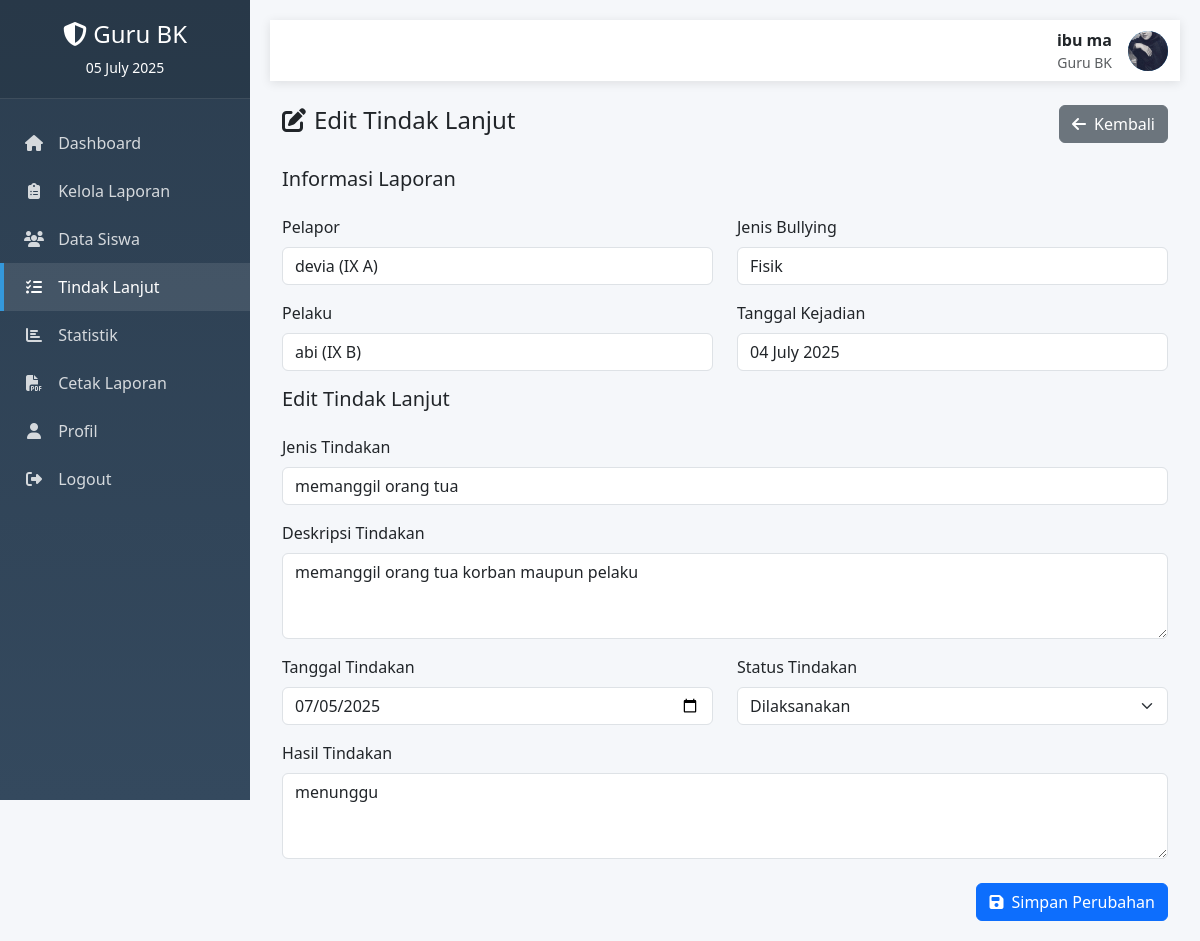
The page /teacher/edit_tindak_lanjut.php?id=8 (signed in) on the database its author committed.
### tables this page shows
CREATE TABLE `guru_bk` (
  `id_guru` int(11) NOT NULL,
  `nip` varchar(18) NOT NULL,
  `nama_guru` varchar(100) NOT NULL,
  `username` varchar(50) NOT NULL,
  `password` varchar(255) NOT NULL,
  `foto` varchar(255) DEFAULT NULL,
  `status` enum('Aktif','Tidak Aktif') DEFAULT 'Aktif',
  `created_at` timestamp NOT NULL DEFAULT current_timestamp(),
  `updated_at` timestamp NOT NULL DEFAULT current_timestamp() ON UPDATE current_timestamp()
);

CREATE TABLE `tindak_lanjut` (
  `id_tindak_lanjut` int(11) NOT NULL,
  `id_laporan` int(11) NOT NULL,
  `jenis_tindakan` varchar(100) NOT NULL,
  `deskripsi_tindakan` text NOT NULL,
  `tanggal_tindakan` date NOT NULL,
  `id_guru_pelaksana` int(11) NOT NULL,
  `status_tindakan` enum('Direncanakan','Dilaksanakan','Selesai') DEFAULT 'Direncanakan',
  `hasil_tindakan` text DEFAULT NULL,
  `created_at` timestamp NOT NULL DEFAULT current_timestamp()
);

CREATE TABLE `siswa` (
  `id_siswa` int(11) NOT NULL,
  `nisn` varchar(10) NOT NULL COMMENT 'Nomor Induk Siswa Nasional',
  `nama_siswa` varchar(100) NOT NULL,
  `kelas` varchar(10) NOT NULL,
  `jenis_kelamin` enum('Laki-laki','Perempuan') NOT NULL,
  `alamat` text DEFAULT NULL,
  `no_hp_ortu` varchar(15) NOT NULL,
  `password` varchar(255) NOT NULL,
  `foto` varchar(255) DEFAULT NULL,
  `status` enum('Aktif','Tidak Aktif') DEFAULT 'Aktif',
  `created_at` timestamp NOT NULL DEFAULT current_timestamp(),
  `updated_at` timestamp NOT NULL DEFAULT current_timestamp() ON UPDATE current_timestamp()
);

CREATE TABLE `laporan_bullying` (
  `id_laporan` int(11) NOT NULL,
  `id_siswa_pelapor` int(11) NOT NULL,
  `nama_pelaku` varchar(100) NOT NULL,
  `kelas_pelaku` varchar(10) NOT NULL,
  `jenis_bullying` enum('Fisik','Verbal','Sosial','Cyber') NOT NULL,
  `tingkat_bullying` enum('Ringan','Sedang','Berat') NOT NULL,
  `deskripsi_kejadian` text NOT NULL,
  `lokasi_kejadian` varchar(255) NOT NULL,
  `tanggal_kejadian` date NOT NULL,
  `waktu_kejadian` time DEFAULT NULL,
  `saksi` varchar(255) DEFAULT NULL,
  `status_laporan` enum('Menunggu','Diproses','Selesai','Ditolak') DEFAULT 'Menunggu',
  `id_guru_penangani` int(11) DEFAULT NULL,
  `catatan_guru` text DEFAULT NULL,
  `tanggal_penanganan` datetime DEFAULT NULL,
  `created_at` timestamp NOT NULL DEFAULT current_timestamp(),
  `updated_at` timestamp NOT NULL DEFAULT current_timestamp() ON UPDATE current_timestamp(),
  `id_siswa_pelaku` int(11) DEFAULT NULL
);

### config/koneksi.php (called while the page is built, shortened)
<?php
$conn = new mysqli(DB_HOST, DB_USER, DB_PASS, DB_NAME);
$conn->set_charset("utf8");
function get_logged_in_user() {
    global $conn;
    $user_id = $_SESSION['user_id'];
    $user_type = $_SESSION['user_type'];
    if ($user_type == 'siswa') {
        $stmt = $conn->prepare("SELECT * FROM siswa WHERE id_siswa = ?");
        $stmt->bind_param("i", $user_id);
    } else {
        $stmt = $conn->prepare("SELECT * FROM guru_bk WHERE id_guru = ?");
        $stmt->bind_param("i", $user_id);
    }
    $stmt->execute();
    $result = $stmt->get_result();
    if ($result->num_rows > 0) {
        return $result->fetch_assoc();
    }
    return null;
}
?>

### teacher/edit_tindak_lanjut.php (the view, shortened to what this page needs)
<?php
require_once '../config/koneksi.php';
$guru = get_logged_in_user();
$id_tindak_lanjut = isset($_GET['id']) ? (int)$_GET['id'] : 0;
$query = "SELECT tl.*, lb.*,
          s.nama_siswa as nama_pelapor, s.kelas as kelas_pelapor, s.nisn as nisn_pelapor,
          gb.nama_guru as nama_guru_pelaksana,
          lb.nama_pelaku, lb.kelas_pelaku
          FROM tindak_lanjut tl
          JOIN laporan_bullying lb ON tl.id_laporan = lb.id_laporan
          JOIN siswa s ON lb.id_siswa_pelapor = s.id_siswa
          LEFT JOIN guru_bk gb ON tl.id_guru_pelaksana = gb.id_guru
          WHERE tl.id_tindak_lanjut = ?";
$stmt = $conn->prepare($query);
$stmt->bind_param("i", $id_tindak_lanjut);
$stmt->execute();
$result = $stmt->get_result();
$tindak = $result->fetch_assoc();
?>
<!DOCTYPE html>
<html lang="id">
<head>
    <link rel="stylesheet" href="https://cdnjs.cloudflare.com/ajax/libs/font-awesome/6.4.0/css/all.min.css">
    <link href="https://cdn.jsdelivr.net/npm/bootstrap@5.3.0/dist/css/bootstrap.min.css" rel="stylesheet">
</head>
<body>
   <div class="sidebar">
        <div class="sidebar-header text-center">
            <h4><i class="fas fa-shield-alt"></i> Guru BK</h4>
            <p class="mb-0 small"><?= date('d F Y') ?></p>
        </div>
        <div class="sidebar-menu">
            <a href="dashboard.php"><i class="fas fa-home"></i> Dashboard</a>
            <a href="kelola_laporan.php"><i class="fas fa-clipboard-list"></i> Kelola Laporan</a>
            <a href="kelola_siswa.php"><i class="fas fa-users"></i> Data Siswa</a>
            <a href="tindak_lanjut.php" class="active"><i class="fas fa-tasks"></i> Tindak Lanjut</a>
            <a href="statistik.php"><i class="fas fa-chart-bar"></i> Statistik</a>
            <a href="cetak_laporan.php"><i class="fas fa-file-pdf"></i> Cetak Laporan</a>
            <a href="profile.php"><i class="fas fa-user"></i> Profil</a>
            <a href="../logout.php"><i class="fas fa-sign-out-alt"></i> Logout</a>
        </div>
    </div>
    <div class="main-content">
        <nav class="navbar navbar-expand-lg navbar-light navbar-custom mb-4">
            <div class="container-fluid">
                 <div class="d-flex align-items-center ms-auto">
                    <div class="me-3 text-end">
                        <div class="fw-bold"><?= htmlspecialchars($guru['nama_guru']) ?></div>
                        <div class="small text-muted">Guru BK</div>
                    </div>
                    <div class="user-avatar">
                        <?php if (!empty($guru['foto'])): ?>
                            <img src="../assets/uploads/foto_guru/<?= htmlspecialchars($guru['foto']) ?>" alt="Foto Profil" class="foto-siswa">
                        <?php else: ?>
                            <?= strtoupper(substr($guru['nama_guru'], 0, 1)) ?>
                        <?php endif; ?>
                    </div>
                </div>
            </div>
        </nav>
        <div class="container-fluid">
            <div class="d-flex justify-content-between align-items-center mb-4">
                <h4><i class="fas fa-edit me-2"></i>Edit Tindak Lanjut</h4>
                <a href="detail_tindak_lanjut.php?id=<?= $id_tindak_lanjut ?>" class="btn btn-secondary">
                    <i class="fas fa-arrow-left me-2"></i>Kembali
                </a>
            </div>
            <div class="form-container">
                <div class="form-section">
                    <h5 class="mb-4">Informasi Laporan</h5>
                    <div class="row">
                        <div class="col-md-6">
                            <div class="mb-3">
                                <label class="form-label">Pelapor</label>
                                <input type="text" class="form-control" value="<?= htmlspecialchars($tindak['nama_pelapor']) ?> (<?= htmlspecialchars($tindak['kelas_pelapor']) ?>)" readonly>
                            </div>
                            <div class="mb-3">
                                <label class="form-label">Pelaku</label>
                                <input type="text" class="form-control" value="<?= htmlspecialchars($tindak['nama_pelaku']) ?> (<?= htmlspecialchars($tindak['kelas_pelaku']) ?>)" readonly>
                            </div>
                        </div>
                        <div class="col-md-6">
                            <div class="mb-3">
                                <label class="form-label">Jenis Bullying</label>
                                <input type="text" class="form-control" value="<?= htmlspecialchars($tindak['jenis_bullying']) ?>" readonly>
                            </div>
                            <div class="mb-3">
                                <label class="form-label">Tanggal Kejadian</label>
                                <input type="text" class="form-control" value="<?= date('d F Y', strtotime($tindak['tanggal_kejadian'])) ?>" readonly>
                            </div>
                        </div>
                    </div>
                </div>
                <div class="form-section">
                    <h5 class="mb-4">Edit Tindak Lanjut</h5>
                    <form method="POST">
                        <div class="mb-3">
                            <label for="jenis_tindakan" class="form-label">Jenis Tindakan</label>
                            <input type="text" class="form-control" id="jenis_tindakan" name="jenis_tindakan"
                                   value="<?= htmlspecialchars($tindak['jenis_tindakan']) ?>" required>
                        </div>
                        <div class="mb-3">
                            <label for="deskripsi_tindakan" class="form-label">Deskripsi Tindakan</label>
                            <textarea class="form-control" id="deskripsi_tindakan" name="deskripsi_tindakan"
                                      rows="3" required><?= htmlspecialchars($tindak['deskripsi_tindakan']) ?></textarea>
                        </div>
                        <div class="row">
                            <div class="col-md-6 mb-3">
                                <label for="tanggal_tindakan" class="form-label">Tanggal Tindakan</label>
                                <input type="date" class="form-control" id="tanggal_tindakan" name="tanggal_tindakan"
                                       value="<?= htmlspecialchars($tindak['tanggal_tindakan']) ?>" required>
                            </div>
                            <div class="col-md-6 mb-3">
                                <label for="status_tindakan" class="form-label">Status Tindakan</label>
                                <select class="form-select" id="status_tindakan" name="status_tindakan" required>
                                    <option value="Dilaksanakan" <?= $tindak['status_tindakan'] == 'Dilaksanakan' ? 'selected' : '' ?>>Dilaksanakan</option>
                                </select>
                            </div>
                        </div>
                        <div class="mb-3">
                            <label for="hasil_tindakan" class="form-label">Hasil Tindakan</label>
                            <textarea class="form-control" id="hasil_tindakan" name="hasil_tindakan"
                                      rows="3"><?= htmlspecialchars($tindak['hasil_tindakan']) ?></textarea>
                        </div>
                        <div class="d-flex justify-content-end mt-4">
                            <button type="submit" class="btn btn-primary">
                                <i class="fas fa-save me-2"></i>Simpan Perubahan
                            </button>
                        </div>
                    </form>
                </div>
            </div>
        </div>
    </div>
</body>
</html>

### teacher/edit_tindak_lanjut.php (style rules this page uses)
:root { --primary: #3498db; --secondary: #2c3e50; --success: #27ae60; --danger: #e74c3c; --warning: #f39c12; --info: #9b59b6; --light: #ecf0f1; --dark: #34495e; }
body { font-family: 'Segoe UI', Tahoma, Geneva, Verdana, sans-serif; background-color: #f5f7fa; }
.sidebar { width: 250px; min-height: 100vh; background: linear-gradient(to bottom, var(--secondary), var(--dark)); color: white; position: fixed; transition: all 0.3s; z-index: 1000; }
.sidebar-header { padding: 20px; background: rgba(0, 0, 0, 0.1); border-bottom: 1px solid rgba(255, 255, 255, 0.1); }
.sidebar-menu { padding: 20px 0; }
.sidebar-menu a { display: block; padding: 12px 20px; color: rgba(255, 255, 255, 0.8); text-decoration: none; transition: all 0.3s; border-left: 4px solid transparent; }
.sidebar-menu a:hover, .sidebar-menu a.active { background: rgba(255, 255, 255, 0.1); color: white; border-left-color: var(--primary); }
.sidebar-menu i { margin-right: 10px; width: 20px; text-align: center; }
.main-content { margin-left: 250px; padding: 20px; min-height: 100vh; }
.navbar-custom { background-color: white; box-shadow: 0 2px 10px rgba(0, 0, 0, 0.1); }
.user-avatar { width: 40px; height: 40px; border-radius: 50%; background-color: var(--primary); color: white; display: flex; align-items: center; justify-content: center; font-weight: bold; overflow: hidden; }
.user-avatar img { width: 100%; height: 100%; object-fit: cover; }

### rows shown on the page
guru_bk: nama_guru "ibu ma", foto (picture)
tindak_lanjut: kelas "devia (IX A)", id_laporan.kelas_pelaku "abi (IX B)", id_laporan.jenis_bullying "Fisik", id_laporan.tanggal_kejadian "04 July 2025", jenis_tindakan "memanggil orang tua", deskripsi_tindakan "memanggil orang tua korban maupun pelaku", tanggal_tindakan "07/05/2025", status_tindakan "Dilaksanakan", hasil_tindakan "menunggu"
